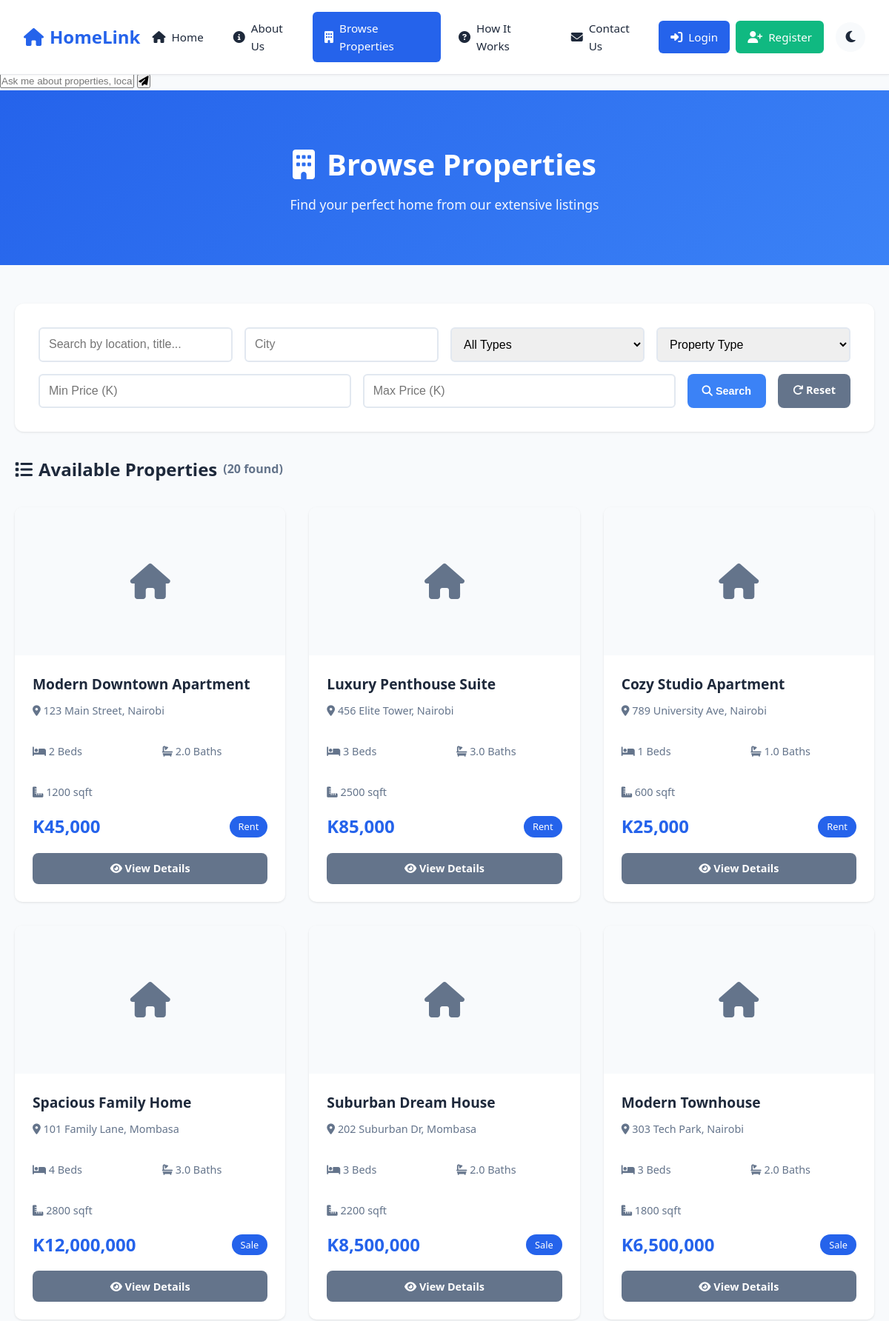
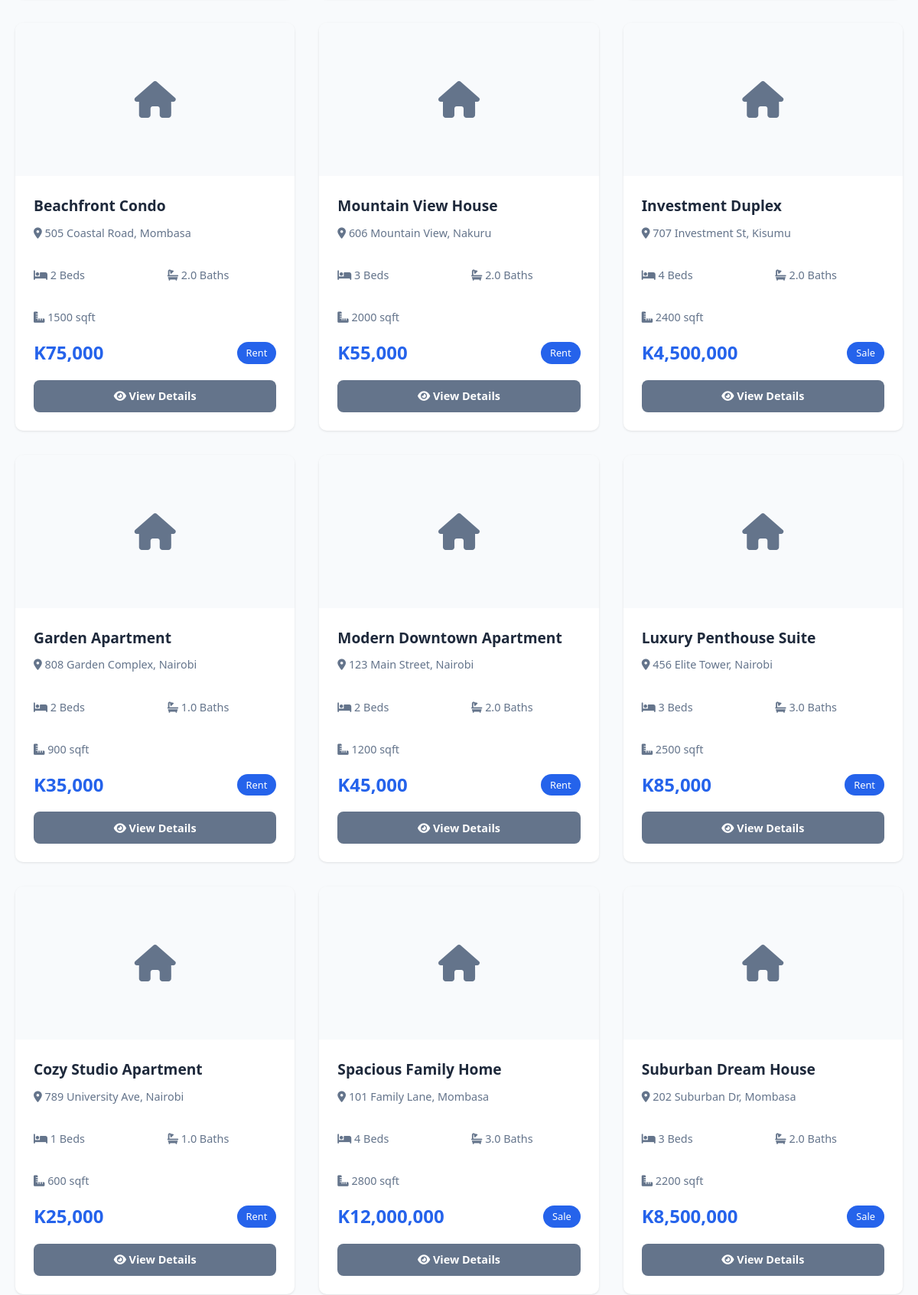
/properties.php (upper part), run on the app's committed database (2 pictures, top to bottom).
### tables this page shows
CREATE TABLE properties (
    property_id INT AUTO_INCREMENT PRIMARY KEY,
    seller_id INT NOT NULL,
    title VARCHAR(200) NOT NULL,
    description TEXT,
    address VARCHAR(255) NOT NULL,
    city VARCHAR(100) NOT NULL,
    state VARCHAR(100),
    zip_code VARCHAR(20),
    price DECIMAL(10, 2) NOT NULL,
    type ENUM('rent', 'sale') NOT NULL,
    property_type ENUM('apartment', 'house', 'condo', 'townhouse', 'studio') NOT NULL,
    bedrooms INT DEFAULT 0,
    bathrooms DECIMAL(2, 1) DEFAULT 0,
    sqft INT,
    status ENUM('pending', 'approved', 'rejected', 'sold', 'rented') DEFAULT 'pending',
    created_at TIMESTAMP DEFAULT CURRENT_TIMESTAMP,
    updated_at TIMESTAMP DEFAULT CURRENT_TIMESTAMP ON UPDATE CURRENT_TIMESTAMP,
    FOREIGN KEY (seller_id) REFERENCES users(user_id) ON DELETE CASCADE
);

### properties.php (the view, shortened to what this page needs)
<?php
require_once 'includes/db_connect.php';
$search = $_GET['search'] ?? '';
$city = $_GET['city'] ?? '';
$minPrice = $_GET['min_price'] ?? '';
$maxPrice = $_GET['max_price'] ?? '';
$sql = "SELECT p.*, u.username as seller_name,
        (SELECT image_url FROM images WHERE property_id = p.property_id AND is_primary = TRUE LIMIT 1) as primary_image
        FROM properties p
        LEFT JOIN users u ON p.seller_id = u.user_id
        WHERE p.status = 'approved'";
$params = [];
$sql .= " ORDER BY p.created_at DESC";
$stmt = $pdo->prepare($sql);
$stmt->execute($params);
$properties = $stmt->fetchAll();
include 'includes/header.php';
?>
<div class="page-header">
    <div class="container">
        <h1><i class="fas fa-building"></i> Browse Properties</h1>
        <p>Find your perfect home from our extensive listings</p>
    </div>
</div>
<div class="container">
    <div class="search-filters">
        <form method="GET" action="" class="filter-form">
            <div class="filter-row">
                <input type="text" name="search" placeholder="Search by location, title..." value="<?php echo htmlspecialchars($search); ?>">
                <input type="text" name="city" placeholder="City" value="<?php echo htmlspecialchars($city); ?>">
                <select name="type">
                    <option value="">All Types</option>
                </select>
                <select name="property_type">
                    <option value="">Property Type</option>
                </select>
            </div>
            <div class="filter-row">
                <input type="number" name="min_price" placeholder="Min Price (K)" value="<?php echo htmlspecialchars($minPrice); ?>">
                <input type="number" name="max_price" placeholder="Max Price (K)" value="<?php echo htmlspecialchars($maxPrice); ?>">
                <button type="submit" class="btn btn-primary">
                    <i class="fas fa-search"></i> Search
                </button>
                <a href="properties.php" class="btn btn-secondary">
                    <i class="fas fa-redo"></i> Reset
                </a>
            </div>
        </form>
    </div>
    <div class="properties-section">
        <h2 class="section-title">
            <i class="fas fa-list"></i> Available Properties
            <span class="property-count">(<?php echo count($properties); ?> found)</span>
        </h2>
        <?php if (empty($properties)): ?>
            <div class="no-results">
                <i class="fas fa-search"></i>
                <p>No properties found matching your criteria.</p>
                <a href="properties.php" class="btn btn-primary">View All Properties</a>
            </div>
        <?php else: ?>
            <div class="properties-grid">
                <?php foreach ($properties as $property): ?>
                    <div class="property-card">
                        <?php
                        $primaryImage = $property['primary_image'] ?? '';
                        $hasImage = false;
                        ?>
                        <?php if ($hasImage): ?>
                            <img src="<?php echo htmlspecialchars($primaryImage); ?>" alt="<?php echo htmlspecialchars($property['title']); ?>" class="property-image">
                        <?php else: ?>
                            <div class="property-image-placeholder">
                                <i class="fas fa-home"></i>
                            </div>
                        <?php endif; ?>
                        <div class="property-info">
                            <h3 class="property-title"><?php echo htmlspecialchars($property['title']); ?></h3>
                            <p class="property-location">
                                <i class="fas fa-map-marker-alt"></i>
                                <?php echo htmlspecialchars($property['address'] . ', ' . $property['city']); ?>
                            </p>
                            <div class="property-details">
                                <span><i class="fas fa-bed"></i> <?php echo $property['bedrooms']; ?> Beds</span>
                                <span><i class="fas fa-bath"></i> <?php echo $property['bathrooms']; ?> Baths</span>
                                <?php if ($property['sqft']): ?>
                                    <span><i class="fas fa-ruler-combined"></i> <?php echo $property['sqft']; ?> sqft</span>
                                <?php endif; ?>
                            </div>
                            <div class="property-price">
                                <strong>K<?php echo number_format($property['price']); ?></strong>
                                <span class="property-type-badge"><?php echo ucfirst($property['type']); ?></span>
                            </div>
                            <div class="property-actions">
                                <a href="property_details.php?id=<?php echo $property['property_id']; ?>" class="btn btn-secondary">
                                    <i class="fas fa-eye"></i> View Details
                                </a>
                            </div>
                        </div>
                    </div>
                <?php endforeach; ?>
            </div>
        <?php endif; ?>
    </div>
</div>
<?php include 'includes/footer.php'; ?>

### assets/css/style.css (style rules this page uses)
:root { --primary-color: #2563eb; --secondary-color: #64748b; --success-color: #10b981; --danger-color: #ef4444; --warning-color: #f59e0b; --dark: #1e293b; --light: #f8fafc; --white: #ffffff; --border-color: #e2e8f0; --shadow: 0 1px 3px rgba(0, 0, 0, 0.1); --shadow-lg: 0 10px 25px rgba(0, 0, 0, 0.1); }
* { margin: 0; padding: 0; box-sizing: border-box; }
body { font-family: 'Segoe UI', Tahoma, Geneva, Verdana, sans-serif; background: var(--light); color: var(--dark); line-height: 1.6; }
.container { max-width: 1200px; margin: 0 auto; padding: 20px; }
.properties-grid { display: grid; grid-template-columns: repeat(auto-fill, minmax(300px, 1fr)); gap: 2rem; margin-top: 2rem; }
.property-card { background: var(--white); border-radius: 10px; overflow: hidden; box-shadow: var(--shadow); transition: transform 0.3s, box-shadow 0.3s; }
.property-image-placeholder { width: 100%; height: 200px; background: var(--light); display: flex; align-items: center; justify-content: center; color: var(--secondary-color); font-size: 3rem; }
.property-info { padding: 1.5rem; }
.property-title { font-size: 1.2rem; margin-bottom: 0.5rem; color: var(--dark); }
.property-location { color: var(--secondary-color); margin-bottom: 1rem; font-size: 0.9rem; }
.property-details { display: flex; gap: 1rem; margin-bottom: 1rem; font-size: 0.9rem; color: var(--secondary-color); }
.property-price { display: flex; justify-content: space-between; align-items: center; margin-bottom: 1rem; }
.property-price strong { font-size: 1.5rem; color: var(--primary-color); }
.property-type-badge { background: var(--primary-color); color: var(--white); padding: 0.25rem 0.75rem; border-radius: 20px; font-size: 0.8rem; }
.property-actions { display: flex; gap: 0.5rem; }
.property-actions .btn { flex: 1; text-align: center; }
.btn { padding: 0.75rem 1.5rem; border: none; border-radius: 5px; cursor: pointer; font-size: 1rem; transition: all 0.3s; text-decoration: none; display: inline-block; }
.btn-primary { background: var(--primary-color); color: var(--white); }
.btn-secondary { background: var(--secondary-color); color: var(--white); }
.property-details { display: grid; grid-template-columns: 1fr 1fr; gap: 2rem; margin-top: 2rem; }
.section-title { margin: 2rem 0; color: var(--dark); display: flex; align-items: center; gap: 0.5rem; }
.property-count { font-size: 1rem; color: var(--secondary-color); }
.btn { display: inline-block; padding: 0.6rem 1.25rem; border: none; border-radius: 8px; font-weight: 600; text-decoration: none; cursor: pointer; transition: all 0.2s; font-size: 0.9rem; }
.btn-primary { background: #3b82f6; color: #fff; }
.page-header { background: linear-gradient(135deg, var(--primary-color), #3b82f6); color: white; padding: 3rem 0; margin-bottom: 2rem; text-align: center; }
.page-header h1 { font-size: 2.5rem; margin-bottom: 0.5rem; display: flex; align-items: center; justify-content: center; gap: 1rem; }
.page-header p { font-size: 1.1rem; opacity: 0.95; }
.search-filters { background: white; padding: 2rem; border-radius: 12px; box-shadow: var(--shadow); margin-bottom: 2rem; }
.filter-form { display: flex; flex-direction: column; gap: 1rem; }
.filter-row { display: flex; gap: 1rem; flex-wrap: wrap; }
.filter-row input, .filter-row select { flex: 1; min-width: 200px; padding: 0.75rem; border: 2px solid var(--border-color); border-radius: 6px; font-size: 1rem; }

### data on the page
properties: title "Modern Downtown Apartment", address+city "123 Main Street, Nairobi", bedrooms "2", bathrooms "2.0", sqft "1200", price "45,000", type "Rent"
properties: title "Luxury Penthouse Suite", address+city "456 Elite Tower, Nairobi", bedrooms "3", bathrooms "3.0", sqft "2500", price "85,000", type "Rent"
properties: title "Cozy Studio Apartment", address+city "789 University Ave, Nairobi", bedrooms "1", bathrooms "1.0", sqft "600", price "25,000", type "Rent"
properties: title "Spacious Family Home", address+city "101 Family Lane, Mombasa", bedrooms "4", bathrooms "3.0", sqft "2800", price "12,000,000", type "Sale"
properties: title "Suburban Dream House", address+city "202 Suburban Dr, Mombasa", bedrooms "3", bathrooms "2.0", sqft "2200", price "8,500,000", type "Sale"
properties: title "Modern Townhouse", address+city "303 Tech Park, Nairobi", bedrooms "3", bathrooms "2.0", sqft "1800", price "6,500,000", type "Sale"
properties: title "Beachfront Condo", address+city "505 Coastal Road, Mombasa", bedrooms "2", bathrooms "2.0", sqft "1500", price "75,000", type "Rent"
properties: title "Mountain View House", address+city "606 Mountain View, Nakuru", bedrooms "3", bathrooms "2.0", sqft "2000", price "55,000", type "Rent"
properties: title "Investment Duplex", address+city "707 Investment St, Kisumu", bedrooms "4", bathrooms "2.0", sqft "2400", price "4,500,000", type "Sale"
properties: title "Garden Apartment", address+city "808 Garden Complex, Nairobi", bedrooms "2", bathrooms "1.0", sqft "900", price "35,000", type "Rent"
properties: title "Modern Downtown Apartment", address+city "123 Main Street, Nairobi", bedrooms "2", bathrooms "2.0", sqft "1200", price "45,000", type "Rent"
properties: title "Luxury Penthouse Suite", address+city "456 Elite Tower, Nairobi", bedrooms "3", bathrooms "3.0", sqft "2500", price "85,000", type "Rent"
properties: title "Cozy Studio Apartment", address+city "789 University Ave, Nairobi", bedrooms "1", bathrooms "1.0", sqft "600", price "25,000", type "Rent"
properties: title "Spacious Family Home", address+city "101 Family Lane, Mombasa", bedrooms "4", bathrooms "3.0", sqft "2800", price "12,000,000", type "Sale"
properties: title "Suburban Dream House", address+city "202 Suburban Dr, Mombasa", bedrooms "3", bathrooms "2.0", sqft "2200", price "8,500,000", type "Sale"

### other printed values
count($properties) "20"
